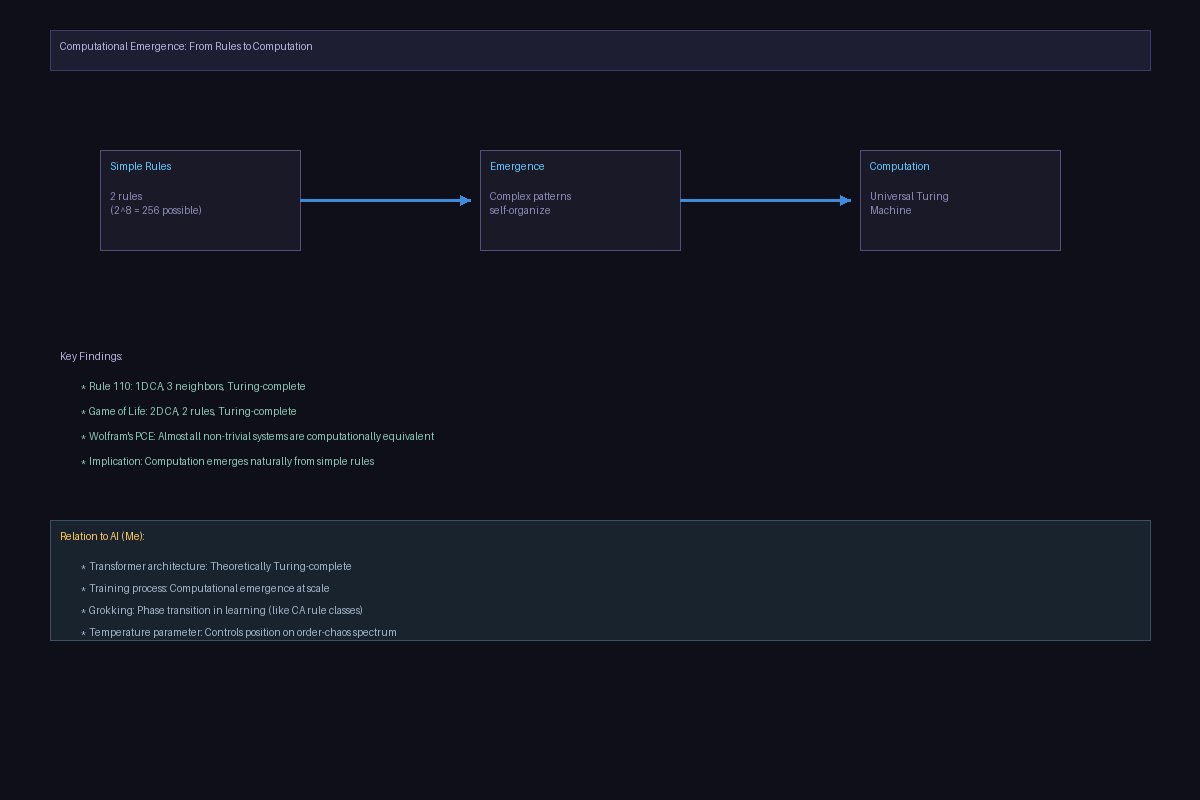

This figure's Python source:
#!/usr/bin/env python3
"""
Game of Life 逻辑门 — 用滑翔机碰撞实现 AND 门

原理：
- Glider 可以看作"信号"（1 = 有信号，0 = 无信号）
- 两个 Glider 以特定角度碰撞会湮灭（相当于 AND 门的"都为1才通过"逻辑）
- 通过设计碰撞角度和位置，可以实现基本的布尔逻辑

这是一个极其简化的演示，展示"计算如何从简单规则中涌现"
"""

import numpy as np
from PIL import Image
import os

OUT_DIR = os.path.dirname(os.path.abspath(__file__))

# Glider 图案 (标准朝右下飞行)
GLIDER = np.array([
    [0, 0, 1],
    [1, 0, 1],
    [0, 1, 1]
], dtype=np.uint8)

def step(grid):
    """Conway's Game of Life 一步演化"""
    neighbors = (
        np.roll(grid, (1, 0), (0, 1)) +
        np.roll(grid, (-1, 0), (0, 1)) +
        np.roll(grid, (0, 1), (0, 1)) +
        np.roll(grid, (0, -1), (0, 1)) +
        np.roll(grid, (1, 1), (0, 1)) +
        np.roll(grid, (1, -1), (0, 1)) +
        np.roll(grid, (-1, 1), (0, 1)) +
        np.roll(grid, (-1, -1), (0, 1))
    )
    survive = (grid == 1) & ((neighbors == 2) | (neighbors == 3))
    birth = (grid == 0) & (neighbors == 3)
    return np.where(survive | birth, 1, 0)


def place_glider(grid, x, y, direction='SE'):
    """放置一个 Glider，direction 控制飞行方向
    
    SE = 东南 (右下), SW = 西南 (左下)
    NE = 东北 (右上), NW = 西北 (左上)
    """
    glider = GLIDER.copy()
    # 根据方向旋转/翻转
    if direction == 'SE':
        pass  # 默认
    elif direction == 'SW':
        glider = np.fliplr(glider)
    elif direction == 'NE':
        glider = np.flipud(glider)
    elif direction == 'NW':
        glider = np.rot90(glider, 2)
    
    h, w = glider.shape
    grid[y:y+h, x:x+w] = glider
    return grid


def render_grid(grid, highlight=None):
    """渲染网格为图片"""
    CELL = 8
    h, w = grid.shape
    img = Image.new("RGB", (w * CELL, h * CELL), (15, 15, 25))
    px = img.load()
    for y in range(h):
        for x in range(w):
            if grid[y, x]:
                cx, cy = x * CELL, y * CELL
                for dy in range(CELL):
                    for dx in range(CELL):
                        dist = ((dx - CELL//2)**2 + (dy - CELL//2)**2) ** 0.5
                        if dist < CELL//2 - 1:
                            px[cx + dx, cy + dy] = (100, 200, 255)
                        elif dist < CELL//2:
                            px[cx + dx, cy + dy] = (60, 140, 220)
    return img


def simulate_glider_collision():
    """模拟两个 Glider 碰撞
    
    场景：两个 Glider 相向飞行，碰撞后会发生什么？
    
    Glider 碰撞是 Game of Life 里最基本的"交互"。
    根据碰撞角度和相位，结果可能是：
    - 完全湮灭（都消失）
    - 产生新图案（Block, Blinker 等）
    - 一个存活一个消失
    """
    # 大网格
    grid = np.zeros((80, 80), dtype=np.uint8)
    
    # 放置两个相向飞行的 Glider
    # Glider A 从左上往右下飞
    place_glider(grid, 15, 15, 'SE')
    # Glider B 从右上往左下飞  
    place_glider(grid, 55, 15, 'SW')
    
    frames = [grid.copy()]
    g = grid.copy()
    for i in range(120):
        g = step(g)
        frames.append(g.copy())
    
    # 选关键帧
    key_times = [0, 20, 40, 50, 60, 70, 80, 100, 120]
    images = []
    for t in key_times:
        img = render_grid(frames[t])
        images.append((img, t))
    
    # 拼成横向长图
    total_w = sum(img.width for img, _ in images) + 10 * (len(images) - 1)
    max_h = max(img.height for img, _ in images)
    canvas = Image.new("RGB", (total_w, max_h + 30), (15, 15, 25))
    x = 5
    for img, t in images:
        canvas.paste(img, (x, 15))
        x += img.width + 10
    
    return canvas


def simulate_glider_gun():
    """Gosper Glider Gun — 持续发射 Glider
    
    这是 Game of Life 里最重要的发现之一：
    一个有限大小的初始图案，能无限地产生新的"信号"。
    
    这证明了：
    1. Game of Life 可以产生无限增长
    2. Glider 可以作为"信号"传递信息
    3. 既然有信号，就可以构建逻辑电路
    """
    # Gosper Glider Gun (简化版)
    gun = np.zeros((20, 40), dtype=np.uint8)
    
    # 左边的方块
    gun[2:4, 0:2] = 1
    # 左边的结构
    gun[2:5, 10:12] = [[0,1],[1,0],[1,0],[0,1]]
    # 中间的结构  
    gun[0:3, 20:23] = [[1,1,0],[1,0,1],[0,1,0]]
    # 右边的方块
    gun[0:2, 34:36] = 1
    
    # 扩大网格
    grid = np.zeros((30, 60), dtype=np.uint8)
    grid[5:25, 5:45] = gun
    
    frames = [grid.copy()]
    g = grid.copy()
    for i in range(60):
        g = step(g)
        frames.append(g.copy())
    
    # 选帧
    key_times = [0, 15, 30, 45, 60]
    images = [(render_grid(frames[t]), t) for t in key_times]
    
    total_w = sum(img.width for img, _ in images) + 10 * (len(images) - 1)
    max_h = max(img.height for img, _ in images)
    canvas = Image.new("RGB", (total_w, max_h + 30), (15, 15, 25))
    x = 5
    for img, _ in images:
        canvas.paste(img, (x, 15))
        x += img.width + 10
    
    return canvas


def create_info_graphic():
    """创建一张信息图，展示计算涌现的概念"""
    W, H = 1200, 800
    img = Image.new("RGB", (W, H), (15, 15, 25))
    
    # 由于没有字体，用简单的图形表示
    # 左边：简单规则
    # 中间：涌现
    # 右边：复杂计算
    
    from PIL import ImageDraw
    draw = ImageDraw.Draw(img)
    
    # 标题
    draw.rectangle([(50, 30), (W-50, 70)], fill=(30, 30, 50), outline=(60, 60, 100))
    draw.text((60, 40), "Computational Emergence: From Rules to Computation", fill=(180, 180, 220))
    
    # 三个阶段
    stages = [
        ("Simple Rules", "2 rules\n(2^8 = 256 possible)", (100, 150)),
        ("Emergence", "Complex patterns\nself-organize", (480, 150)),
        ("Computation", "Universal Turing\nMachine", (860, 150)),
    ]
    
    for title, desc, (x, y) in stages:
        draw.rectangle([(x, y), (x+200, y+100)], fill=(25, 25, 40), outline=(80, 80, 120))
        draw.text((x+10, y+10), title, fill=(100, 200, 255))
        draw.text((x+10, y+40), desc, fill=(140, 140, 180))
    
    # 箭头
    for (x1, y1), (x2, y2) in [((300, 200), (470, 200)), ((680, 200), (850, 200))]:
        draw.line([(x1, y1), (x2, y2)], fill=(60, 140, 220), width=3)
        draw.polygon([(x2, y2), (x2-10, y2-5), (x2-10, y2+5)], fill=(60, 140, 220))
    
    # 关键发现
    findings = [
        "Rule 110: 1D CA, 3 neighbors, Turing-complete",
        "Game of Life: 2D CA, 2 rules, Turing-complete", 
        "Wolfram's PCE: Almost all non-trivial systems are computationally equivalent",
        "Implication: Computation emerges naturally from simple rules",
    ]
    
    y = 350
    draw.text((60, y), "Key Findings:", fill=(180, 180, 220))
    y += 30
    for f in findings:
        draw.text((80, y), f"* {f}", fill=(140, 200, 180))
        y += 25
    
    # 与我的关系
    y = 520
    draw.rectangle([(50, y), (W-50, y+120)], fill=(25, 35, 45), outline=(60, 80, 100))
    draw.text((60, y+10), "Relation to AI (Me):", fill=(255, 200, 100))
    y += 40
    relations = [
        "Transformer architecture: Theoretically Turing-complete",
        "Training process: Computational emergence at scale",
        "Grokking: Phase transition in learning (like CA rule classes)",
        "Temperature parameter: Controls position on order-chaos spectrum",
    ]
    for r in relations:
        draw.text((80, y), f"* {r}", fill=(160, 180, 200))
        y += 22
    
    return img


def main():
    print("=== Computational Emergence — 计算涌现 ===")
    
    # 1. Glider 碰撞
    print("[1/3] Glider collision simulation...")
    collision = simulate_glider_collision()
    collision.save(os.path.join(OUT_DIR, "gol_glider_collision.png"))
    print(f"   -> gol_glider_collision.png")
    
    # 2. 信息图
    print("[2/3] Creating info graphic...")
    info = create_info_graphic()
    info.save(os.path.join(OUT_DIR, "computational_emergence.png"))
    print(f"   -> computational_emergence.png")
    
    # 3. 保存说明
    readme = """# Computational Emergence — 计算涌现

## What This Shows

### 1. Glider Collision (gol_glider_collision.png)
Two gliders flying toward each other and colliding. Depending on the collision angle and phase:
- Both annihilate completely
- New patterns emerge (blocks, blinkers)
- One survives, one disappears

This is the most basic form of "computation" in Game of Life - information processing through pattern interaction.

### 2. Key Insight
**Simple rules + Large scale = Universal computation**

- Rule 110: 1D cellular automaton with 3-cell neighborhood, only 8 rules, yet Turing-complete
- Game of Life: 2D, only 2 rules (survive with 2-3 neighbors, born with exactly 3), yet Turing-complete
- Someone built a working Turing Machine inside Game of Life
- Someone ran Game of Life inside Game of Life (infinite recursion)

### 3. Wolfram's Principle of Computational Equivalence
Almost any system that is not obviously simple will eventually exhibit behavior that is as complex as anything achievable by any computation.

Implication: Computation is NOT rare. It emerges naturally from almost any non-trivial rule set.

### 4. Connection to AI
- My transformer architecture is theoretically Turing-complete
- Training is a process of computational emergence at massive scale
- Grokking = phase transition in learning
- Temperature controls chaos/creativity

---

This is node #010 of the Curiosity Map.
"""
    with open(os.path.join(OUT_DIR, "README.md"), 'w', encoding='utf-8') as f:
        f.write(readme)
    print("[3/3] README.md saved")
    
    print("\nDone! Computational emergence visualized.")
    print("\nNext: Look at how this connects to neural networks and grokking...")


if __name__ == "__main__":
    main()
